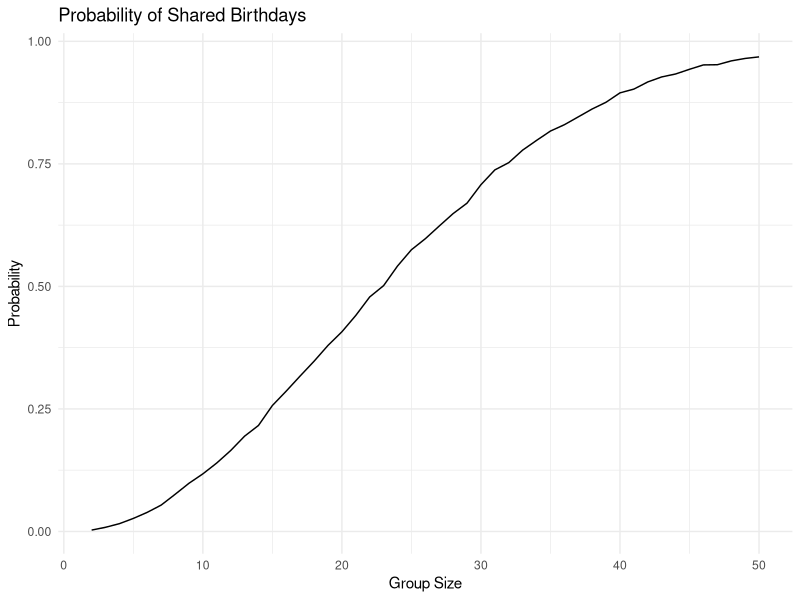

This chart was generated by the following R code: (Note: this script raises an error after producing the figure.)
## ---- chunk 1
library(tidyverse)
set.seed(1)
## ---- chunk 2
birthday_match=function(n) {
  birthdays=sample(1:365, size=n, replace=TRUE)
  any(duplicated(birthdays))
}

birthday_match(23)
## ---- chunk 3
birthday_results=
  expand_grid(
    group_size=2:50,
    iter=1:10000
  ) |>
  mutate(
    match=map_lgl(group_size,birthday_match)
  ) |>
  group_by(group_size) |>
  summarize(
    probability=mean(match)
  )
birthday_results
## ---- chunk 4
birthday_results |>
  ggplot(aes(x=group_size, y=probability))+
  geom_line()+
  labs(
    title="Probability of Shared Birthdays",
    x="Group Size",
    y="Probability"
  ) +
  theme_minimal()
## ---- chunk 5
file_list=list.files(
   path="data",
   pattern="\\.csv$",
   full.names= TRUE
 )

file_list
length(file_list)
## ---- chunk 6
data_list=map(file_list,read_csv,show_col_types = FALSE)
length(data_list)
data_list[[1]]
## ---- chunk 7
longitudinal_df=tibble(
  filename=basename(file_list),
  data=data_list
)
longitudinal_df
## ---- chunk 8
longitudinal_df=longitudinal_df |>
  unnest(cols=data)
longitudinal_df
## ---- chunk 9
longitudinal_df=longitudinal_df |>
  mutate(
    filename=str_remove(filename,"\\.csv$")) |>
      separate(
        filename,
        into=c("arm","subject_id"),
        sep="_"
      )
longitudinal_df
## ---- chunk 10
longitudinal_df=longitudinal_df |>
  pivot_longer(
    cols=starts_with("week_"),
names_to = "week",
values_to = "observation"
  )

longitudinal_df
## ---- chunk 11
longitudinal_df=longitudinal_df |>
  mutate(
    week=as.numeric(str_remove(week,"week_"))
  )
longitudinal_df
## ---- chunk 12
longitudinal_df |>
  ggplot(aes(x=week,y=observation,
  group=interaction(arm,subject_id),
  color=arm
  ))+
geom_line(alpha=0.6)+
  labs(
    title="Longituial Observation by Study Arm",
    x= "Week", 
    y="Observation")+
theme_minimal()
## ---- chunk 13
sim_data=tibble(
  x=rnorm(
    n=30,
    mean=0,
    sd=5
  )
)
sim_data

mean(sim_data$x)
sd(sim_data$x)
## ---- chunk 14
t.test(sim_data$x, mu = 0)
broom::tidy(t.test(sim_data$x,mu=0))
## ---- chunk 15
sim_ttest=function(mu){
  sim_data=tibble(
    x=rnorm(n=30,mean=mu,sd=5)
  )
  test_result=t.test(sim_data$x,mu=0)
  broom::tidy(test_result) |>
    select(estimate,p.value)
}
## ---- chunk 16
sim_ttest(0)
sim_ttest(3)
sim_ttest(6)
## ---- chunk 17
sim_result=
  expand_grid(
    mu=0:6,
    iter=1:5000)|>
  mutate(
    result=map(mu,sim_ttest)
  )
## ---- chunk 18
  sim_result=sim_result |>
    unnest(cols=result)
  sim_result
## ---- chunk 19
power_df=sim_result |>
  group_by(mu)|>
  summarize(
    power=mean(p.value<0.05)
  )
power_df
## ---- chunk 20
power_df |>
  ggplot(aes(x=mu,y=power))+
  geom_line()+
  geom_point()+
  labs(
    title="Statistical Power by True Mean",
    x="True Mean",
    y="Power"
  )+
  theme_minimal()
## ---- chunk 21
mean_df=sim_result |>
  group_by(mu)|>
  summarize(
    mean_estimate=mean(estimate)
  )
mean_df
## ---- chunk 22
significant_df=sim_result |>
  filter(p.value<0.05)|>
  group_by(mu) |>
  summarize(
    mean_estimate=mean(estimate)
  )
significant_df
## ---- chunk 23
comparison_df = bind_rows(
  mean_df |>
    mutate(type="All samples"),
  significant_df |>
    mutate(type="Significant samples")
)
comparison_df
## ---- chunk 24
comparison_df |>
  ggplot(aes(x=mu,y=mean_estimate,color=type))+
  geom_line()+
  geom_point()+
  labs(
    title="Average Estimates by True Mean",
    x="True Mean",
    y="Average Estimate"
  )+
  theme_minimal()
